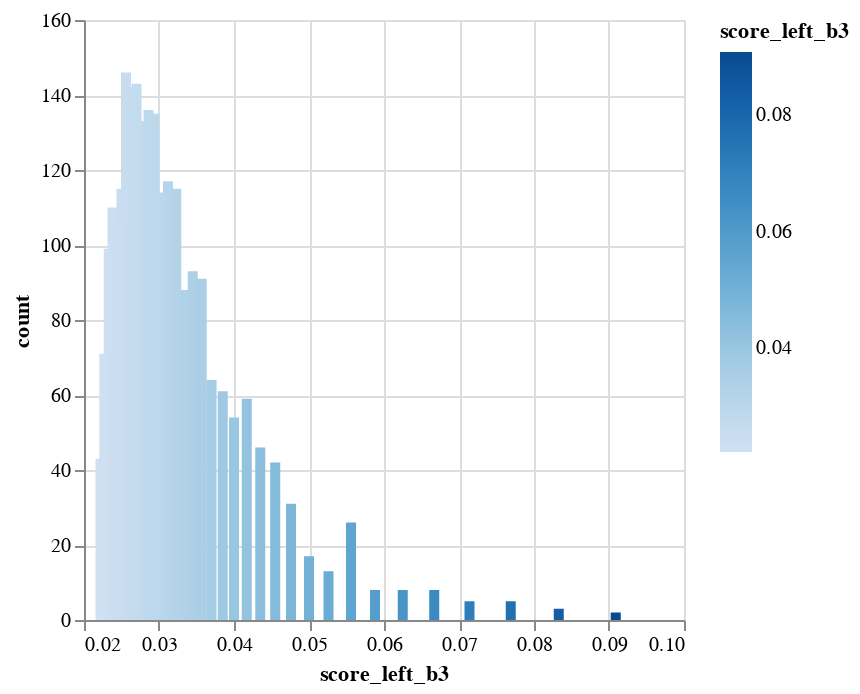
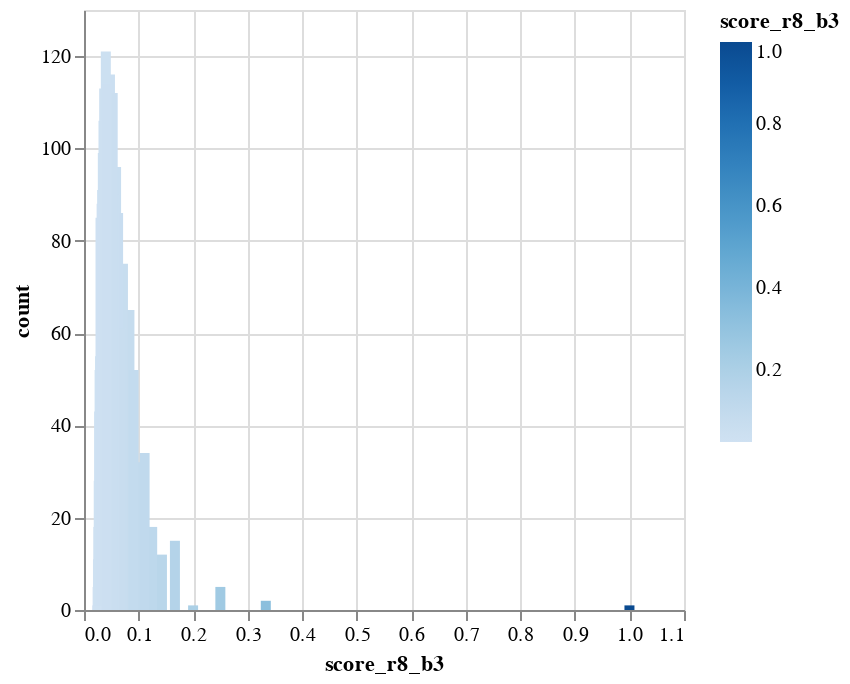

Write notebook code for charts like these, in order.
### Code cell
show_b_stats('score_left_b3')
show_b_stats('score_r8_b3')

### Figure 1 — Vega-Lite specification as saved in the notebook (floating-point values rounded to 4 significant figures)
{"config": {"view": {"continuousWidth": 300, "continuousHeight": 300}}, "data": {"name": "data-0f6cdaf4b98bfdf1a70db6a25dae6716"}, "mark": {"type": "bar", "tooltip": true}, "encoding": {"color": {"field": "score_left_b3", "type": "quantitative"}, "x": {"field": "score_left_b3", "type": "quantitative"}, "y": {"field": "count", "type": "quantitative"}}, "params": [{"name": "param_17", "select": {"type": "interval", "encodings": ["x", "y"]}, "bind": "scales"}], "$schema": "https://vega.github.io/schema/vega-lite/v5.20.1.json", "datasets": {"data-0f6cdaf4b98bfdf1a70db6a25dae6716": [{"score_left_b3": 0.0769, "count": 5}, {"score_left_b3": 0.025, "count": 115}, {"score_left_b3": 0.0588, "count": 8}, {"score_left_b3": 0.0333, "count": 88}, {"score_left_b3": 0.0476, "count": 31}, {"score_left_b3": 0.0233, "count": 99}, {"score_left_b3": 0.0714, "count": 5}, {"score_left_b3": 0.0833, "count": 3}, {"score_left_b3": 0.037, "count": 64}, {"score_left_b3": 0.0345, "count": 93}, {"score_left_b3": 0.0222, "count": 43}, {"score_left_b3": 0.0256, "count": 146}, {"score_left_b3": 0.0278, "count": 133}, {"score_left_b3": 0.0312, "count": 117}, {"score_left_b3": 0.0238, "count": 110}, {"score_left_b3": 0.027, "count": 143}, {"score_left_b3": 0.0625, "count": 8}, {"score_left_b3": 0.04, "count": 54}, {"score_left_b3": 0.0263, "count": 142}, {"score_left_b3": 0.05, "count": 17}, {"score_left_b3": 0.0357, "count": 91}, {"score_left_b3": 0.0303, "count": 114}, {"score_left_b3": 0.0286, "count": 136}, {"score_left_b3": 0.0294, "count": 135}, {"score_left_b3": 0.0455, "count": 42}, {"score_left_b3": 0.0667, "count": 8}, {"score_left_b3": 0.0435, "count": 46}, {"score_left_b3": 0.0323, "count": 115}, {"score_left_b3": 0.0244, "count": 106}, {"score_left_b3": 0.0909, "count": 2}, {"score_left_b3": 0.0385, "count": 61}, {"score_left_b3": 0.0227, "count": 71}, {"score_left_b3": 0.0556, "count": 26}, {"score_left_b3": 0.0526, "count": 13}, {"score_left_b3": 0.0417, "count": 59}]}}

### Figure 2 — Vega-Lite specification as saved in the notebook (floating-point values rounded to 4 significant figures)
{"config": {"view": {"continuousWidth": 300, "continuousHeight": 300}}, "data": {"name": "data-8ec5dc0f684a75f279cf857863edac38"}, "mark": {"type": "bar", "tooltip": true}, "encoding": {"color": {"field": "score_r8_b3", "type": "quantitative"}, "x": {"field": "score_r8_b3", "type": "quantitative"}, "y": {"field": "count", "type": "quantitative"}}, "params": [{"name": "param_18", "select": {"type": "interval", "encodings": ["x", "y"]}, "bind": "scales"}], "$schema": "https://vega.github.io/schema/vega-lite/v5.20.1.json", "datasets": {"data-8ec5dc0f684a75f279cf857863edac38": [{"score_r8_b3": 0.125, "count": 18}, {"score_r8_b3": 0.0588, "count": 96}, {"score_r8_b3": 0.0333, "count": 91}, {"score_r8_b3": 0.0769, "count": 57}, {"score_r8_b3": 0.025, "count": 5}, {"score_r8_b3": 0.0476, "count": 116}, {"score_r8_b3": 0.1, "count": 32}, {"score_r8_b3": 0.0833, "count": 65}, {"score_r8_b3": 0.0714, "count": 75}, {"score_r8_b3": 0.037, "count": 113}, {"score_r8_b3": 0.0312, "count": 75}, {"score_r8_b3": 0.0345, "count": 99}, {"score_r8_b3": 0.0278, "count": 43}, {"score_r8_b3": 0.3333, "count": 2}, {"score_r8_b3": 0.0256, "count": 11}, {"score_r8_b3": 0.04, "count": 121}, {"score_r8_b3": 0.0625, "count": 86}, {"score_r8_b3": 0.0263, "count": 18}, {"score_r8_b3": 0.027, "count": 28}, {"score_r8_b3": 0.0455, "count": 98}, {"score_r8_b3": 0.0667, "count": 61}, {"score_r8_b3": 0.05, "count": 107}, {"score_r8_b3": 0.0286, "count": 52}, {"score_r8_b3": 0.0303, "count": 85}, {"score_r8_b3": 0.1111, "count": 34}, {"score_r8_b3": 0.25, "count": 5}, {"score_r8_b3": 0.0357, "count": 106}, {"score_r8_b3": 0.0294, "count": 55}, {"score_r8_b3": 0.0323, "count": 88}, {"score_r8_b3": 0.0435, "count": 113}, {"score_r8_b3": 1.0, "count": 1}, {"score_r8_b3": 0.2, "count": 1}, {"score_r8_b3": 0.1429, "count": 12}, {"score_r8_b3": 0.1667, "count": 15}, {"score_r8_b3": 0.0909, "count": 52}, {"score_r8_b3": 0.0385, "count": 96}, {"score_r8_b3": 0.0244, "count": 1}, {"score_r8_b3": 0.0556, "count": 90}, {"score_r8_b3": 0.0526, "count": 112}, {"score_r8_b3": 0.0417, "count": 114}]}}
